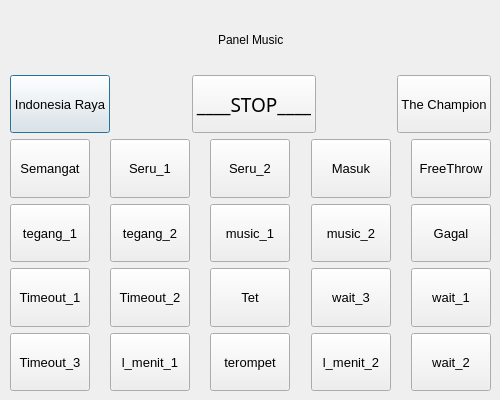
<?xml version="1.0" encoding="UTF-8"?>
<ui version="4.0">
 <class>MusicDialog</class>
 <widget class="QDialog" name="MusicDialog">
  <property name="geometry">
   <rect>
    <x>0</x>
    <y>0</y>
    <width>500</width>
    <height>400</height>
   </rect>
  </property>
  <property name="sizePolicy">
   <sizepolicy hsizetype="Fixed" vsizetype="Fixed">
    <horstretch>0</horstretch>
    <verstretch>0</verstretch>
   </sizepolicy>
  </property>
  <property name="minimumSize">
   <size>
    <width>500</width>
    <height>400</height>
   </size>
  </property>
  <property name="maximumSize">
   <size>
    <width>500</width>
    <height>400</height>
   </size>
  </property>
  <property name="windowTitle">
   <string>Dialog</string>
  </property>
  <widget class="QWidget" name="layoutWidget">
   <property name="geometry">
    <rect>
     <x>10</x>
     <y>10</y>
     <width>481</width>
     <height>381</height>
    </rect>
   </property>
   <layout class="QVBoxLayout" name="verticalLayout" stretch="0,0,0,0,0,0">
    <property name="sizeConstraint">
     <enum>QLayout::SetDefaultConstraint</enum>
    </property>
    <item>
     <layout class="QHBoxLayout" name="horizontalLayout">
      <property name="sizeConstraint">
       <enum>QLayout::SetMaximumSize</enum>
      </property>
      <item>
       <spacer name="horizontalSpacer_9">
        <property name="orientation">
         <enum>Qt::Horizontal</enum>
        </property>
        <property name="sizeHint" stdset="0">
         <size>
          <width>40</width>
          <height>20</height>
         </size>
        </property>
       </spacer>
      </item>
      <item>
       <spacer name="horizontalSpacer_11">
        <property name="orientation">
         <enum>Qt::Horizontal</enum>
        </property>
        <property name="sizeHint" stdset="0">
         <size>
          <width>40</width>
          <height>20</height>
         </size>
        </property>
       </spacer>
      </item>
      <item>
       <widget class="QLabel" name="label">
        <property name="styleSheet">
         <string notr="true">font: 18pt &quot;Noto Sans&quot;;</string>
        </property>
        <property name="text">
         <string>Panel Music</string>
        </property>
       </widget>
      </item>
      <item>
       <spacer name="horizontalSpacer_12">
        <property name="orientation">
         <enum>Qt::Horizontal</enum>
        </property>
        <property name="sizeHint" stdset="0">
         <size>
          <width>40</width>
          <height>20</height>
         </size>
        </property>
       </spacer>
      </item>
      <item>
       <spacer name="horizontalSpacer_10">
        <property name="orientation">
         <enum>Qt::Horizontal</enum>
        </property>
        <property name="sizeHint" stdset="0">
         <size>
          <width>40</width>
          <height>20</height>
         </size>
        </property>
       </spacer>
      </item>
     </layout>
    </item>
    <item>
     <layout class="QHBoxLayout" name="horizontalLayout_7">
      <item>
       <widget class="QPushButton" name="pushButton_indonesia_raya">
        <property name="sizePolicy">
         <sizepolicy hsizetype="Preferred" vsizetype="Preferred">
          <horstretch>0</horstretch>
          <verstretch>0</verstretch>
         </sizepolicy>
        </property>
        <property name="font">
         <font>
          <pointsize>10</pointsize>
         </font>
        </property>
        <property name="text">
         <string>Indonesia Raya</string>
        </property>
       </widget>
      </item>
      <item>
       <spacer name="horizontalSpacer_31">
        <property name="orientation">
         <enum>Qt::Horizontal</enum>
        </property>
        <property name="sizeHint" stdset="0">
         <size>
          <width>40</width>
          <height>20</height>
         </size>
        </property>
       </spacer>
      </item>
      <item>
       <widget class="QPushButton" name="pushButton_stop">
        <property name="sizePolicy">
         <sizepolicy hsizetype="Preferred" vsizetype="Preferred">
          <horstretch>0</horstretch>
          <verstretch>0</verstretch>
         </sizepolicy>
        </property>
        <property name="font">
         <font>
          <family>Noto Sans</family>
          <pointsize>14</pointsize>
          <weight>50</weight>
          <italic>false</italic>
          <bold>false</bold>
         </font>
        </property>
        <property name="styleSheet">
         <string notr="true">font: 14pt &quot;Noto Sans&quot;;</string>
        </property>
        <property name="text">
         <string>____STOP____</string>
        </property>
       </widget>
      </item>
      <item>
       <spacer name="horizontalSpacer_32">
        <property name="orientation">
         <enum>Qt::Horizontal</enum>
        </property>
        <property name="sizeHint" stdset="0">
         <size>
          <width>40</width>
          <height>20</height>
         </size>
        </property>
       </spacer>
      </item>
      <item>
       <widget class="QPushButton" name="pushButton_the_champion">
        <property name="sizePolicy">
         <sizepolicy hsizetype="Preferred" vsizetype="Preferred">
          <horstretch>0</horstretch>
          <verstretch>0</verstretch>
         </sizepolicy>
        </property>
        <property name="font">
         <font>
          <pointsize>10</pointsize>
         </font>
        </property>
        <property name="text">
         <string>The Champion</string>
        </property>
       </widget>
      </item>
     </layout>
    </item>
    <item>
     <layout class="QHBoxLayout" name="horizontalLayout_8">
      <item>
       <widget class="QPushButton" name="pushButton_semangat">
        <property name="sizePolicy">
         <sizepolicy hsizetype="Preferred" vsizetype="Preferred">
          <horstretch>0</horstretch>
          <verstretch>0</verstretch>
         </sizepolicy>
        </property>
        <property name="font">
         <font>
          <pointsize>10</pointsize>
         </font>
        </property>
        <property name="text">
         <string>Semangat</string>
        </property>
       </widget>
      </item>
      <item>
       <spacer name="horizontalSpacer_8">
        <property name="orientation">
         <enum>Qt::Horizontal</enum>
        </property>
        <property name="sizeHint" stdset="0">
         <size>
          <width>40</width>
          <height>20</height>
         </size>
        </property>
       </spacer>
      </item>
      <item>
       <widget class="QPushButton" name="pushButton_seru_1">
        <property name="sizePolicy">
         <sizepolicy hsizetype="Preferred" vsizetype="Preferred">
          <horstretch>0</horstretch>
          <verstretch>0</verstretch>
         </sizepolicy>
        </property>
        <property name="font">
         <font>
          <pointsize>10</pointsize>
         </font>
        </property>
        <property name="text">
         <string>Seru_1</string>
        </property>
       </widget>
      </item>
      <item>
       <spacer name="horizontalSpacer_30">
        <property name="orientation">
         <enum>Qt::Horizontal</enum>
        </property>
        <property name="sizeHint" stdset="0">
         <size>
          <width>40</width>
          <height>20</height>
         </size>
        </property>
       </spacer>
      </item>
      <item>
       <widget class="QPushButton" name="pushButton_seru_2">
        <property name="sizePolicy">
         <sizepolicy hsizetype="Preferred" vsizetype="Preferred">
          <horstretch>0</horstretch>
          <verstretch>0</verstretch>
         </sizepolicy>
        </property>
        <property name="font">
         <font>
          <pointsize>10</pointsize>
         </font>
        </property>
        <property name="text">
         <string>Seru_2</string>
        </property>
       </widget>
      </item>
      <item>
       <spacer name="horizontalSpacer_33">
        <property name="orientation">
         <enum>Qt::Horizontal</enum>
        </property>
        <property name="sizeHint" stdset="0">
         <size>
          <width>40</width>
          <height>20</height>
         </size>
        </property>
       </spacer>
      </item>
      <item>
       <widget class="QPushButton" name="pushButton_masuk">
        <property name="sizePolicy">
         <sizepolicy hsizetype="Preferred" vsizetype="Preferred">
          <horstretch>0</horstretch>
          <verstretch>0</verstretch>
         </sizepolicy>
        </property>
        <property name="font">
         <font>
          <pointsize>10</pointsize>
         </font>
        </property>
        <property name="text">
         <string>Masuk</string>
        </property>
       </widget>
      </item>
      <item>
       <spacer name="horizontalSpacer_34">
        <property name="orientation">
         <enum>Qt::Horizontal</enum>
        </property>
        <property name="sizeHint" stdset="0">
         <size>
          <width>40</width>
          <height>20</height>
         </size>
        </property>
       </spacer>
      </item>
      <item>
       <widget class="QPushButton" name="pushButton_free_throw">
        <property name="sizePolicy">
         <sizepolicy hsizetype="Preferred" vsizetype="Preferred">
          <horstretch>0</horstretch>
          <verstretch>0</verstretch>
         </sizepolicy>
        </property>
        <property name="font">
         <font>
          <pointsize>10</pointsize>
         </font>
        </property>
        <property name="text">
         <string>FreeThrow</string>
        </property>
       </widget>
      </item>
     </layout>
    </item>
    <item>
     <layout class="QHBoxLayout" name="horizontalLayout_9">
      <item>
       <widget class="QPushButton" name="pushButton_tegang_1">
        <property name="sizePolicy">
         <sizepolicy hsizetype="Preferred" vsizetype="Preferred">
          <horstretch>0</horstretch>
          <verstretch>0</verstretch>
         </sizepolicy>
        </property>
        <property name="font">
         <font>
          <pointsize>10</pointsize>
         </font>
        </property>
        <property name="text">
         <string>tegang_1</string>
        </property>
       </widget>
      </item>
      <item>
       <spacer name="horizontalSpacer_38">
        <property name="orientation">
         <enum>Qt::Horizontal</enum>
        </property>
        <property name="sizeHint" stdset="0">
         <size>
          <width>40</width>
          <height>20</height>
         </size>
        </property>
       </spacer>
      </item>
      <item>
       <widget class="QPushButton" name="pushButton_tegang_2">
        <property name="sizePolicy">
         <sizepolicy hsizetype="Preferred" vsizetype="Preferred">
          <horstretch>0</horstretch>
          <verstretch>0</verstretch>
         </sizepolicy>
        </property>
        <property name="font">
         <font>
          <pointsize>10</pointsize>
         </font>
        </property>
        <property name="text">
         <string>tegang_2</string>
        </property>
       </widget>
      </item>
      <item>
       <spacer name="horizontalSpacer_35">
        <property name="orientation">
         <enum>Qt::Horizontal</enum>
        </property>
        <property name="sizeHint" stdset="0">
         <size>
          <width>40</width>
          <height>20</height>
         </size>
        </property>
       </spacer>
      </item>
      <item>
       <widget class="QPushButton" name="pushButton_music">
        <property name="sizePolicy">
         <sizepolicy hsizetype="Preferred" vsizetype="Preferred">
          <horstretch>0</horstretch>
          <verstretch>0</verstretch>
         </sizepolicy>
        </property>
        <property name="font">
         <font>
          <pointsize>10</pointsize>
         </font>
        </property>
        <property name="text">
         <string>music_1</string>
        </property>
       </widget>
      </item>
      <item>
       <spacer name="horizontalSpacer_36">
        <property name="orientation">
         <enum>Qt::Horizontal</enum>
        </property>
        <property name="sizeHint" stdset="0">
         <size>
          <width>40</width>
          <height>20</height>
         </size>
        </property>
       </spacer>
      </item>
      <item>
       <widget class="QPushButton" name="pushButton_music_2">
        <property name="sizePolicy">
         <sizepolicy hsizetype="Preferred" vsizetype="Preferred">
          <horstretch>0</horstretch>
          <verstretch>0</verstretch>
         </sizepolicy>
        </property>
        <property name="font">
         <font>
          <pointsize>10</pointsize>
         </font>
        </property>
        <property name="text">
         <string>music_2</string>
        </property>
       </widget>
      </item>
      <item>
       <spacer name="horizontalSpacer_37">
        <property name="orientation">
         <enum>Qt::Horizontal</enum>
        </property>
        <property name="sizeHint" stdset="0">
         <size>
          <width>40</width>
          <height>20</height>
         </size>
        </property>
       </spacer>
      </item>
      <item>
       <widget class="QPushButton" name="pushButton_gagal">
        <property name="sizePolicy">
         <sizepolicy hsizetype="Preferred" vsizetype="Preferred">
          <horstretch>0</horstretch>
          <verstretch>0</verstretch>
         </sizepolicy>
        </property>
        <property name="font">
         <font>
          <pointsize>10</pointsize>
         </font>
        </property>
        <property name="text">
         <string>Gagal</string>
        </property>
       </widget>
      </item>
     </layout>
    </item>
    <item>
     <layout class="QHBoxLayout" name="horizontalLayout_2">
      <item>
       <widget class="QPushButton" name="pushButton_timeout_1">
        <property name="sizePolicy">
         <sizepolicy hsizetype="Preferred" vsizetype="Preferred">
          <horstretch>0</horstretch>
          <verstretch>0</verstretch>
         </sizepolicy>
        </property>
        <property name="font">
         <font>
          <pointsize>10</pointsize>
         </font>
        </property>
        <property name="text">
         <string>Timeout_1</string>
        </property>
       </widget>
      </item>
      <item>
       <spacer name="horizontalSpacer_40">
        <property name="orientation">
         <enum>Qt::Horizontal</enum>
        </property>
        <property name="sizeHint" stdset="0">
         <size>
          <width>40</width>
          <height>20</height>
         </size>
        </property>
       </spacer>
      </item>
      <item>
       <widget class="QPushButton" name="pushButton_timeout_2">
        <property name="sizePolicy">
         <sizepolicy hsizetype="Preferred" vsizetype="Preferred">
          <horstretch>0</horstretch>
          <verstretch>0</verstretch>
         </sizepolicy>
        </property>
        <property name="font">
         <font>
          <pointsize>10</pointsize>
         </font>
        </property>
        <property name="text">
         <string>Timeout_2</string>
        </property>
       </widget>
      </item>
      <item>
       <spacer name="horizontalSpacer_41">
        <property name="orientation">
         <enum>Qt::Horizontal</enum>
        </property>
        <property name="sizeHint" stdset="0">
         <size>
          <width>40</width>
          <height>20</height>
         </size>
        </property>
       </spacer>
      </item>
      <item>
       <widget class="QPushButton" name="pushButton_tet">
        <property name="sizePolicy">
         <sizepolicy hsizetype="Fixed" vsizetype="Preferred">
          <horstretch>0</horstretch>
          <verstretch>0</verstretch>
         </sizepolicy>
        </property>
        <property name="font">
         <font>
          <pointsize>10</pointsize>
         </font>
        </property>
        <property name="text">
         <string>Tet</string>
        </property>
       </widget>
      </item>
      <item>
       <spacer name="horizontalSpacer_39">
        <property name="orientation">
         <enum>Qt::Horizontal</enum>
        </property>
        <property name="sizeHint" stdset="0">
         <size>
          <width>40</width>
          <height>20</height>
         </size>
        </property>
       </spacer>
      </item>
      <item>
       <widget class="QPushButton" name="pushButton_wait_3">
        <property name="sizePolicy">
         <sizepolicy hsizetype="Preferred" vsizetype="Preferred">
          <horstretch>0</horstretch>
          <verstretch>0</verstretch>
         </sizepolicy>
        </property>
        <property name="font">
         <font>
          <pointsize>10</pointsize>
         </font>
        </property>
        <property name="text">
         <string>wait_3</string>
        </property>
       </widget>
      </item>
      <item>
       <spacer name="horizontalSpacer_42">
        <property name="orientation">
         <enum>Qt::Horizontal</enum>
        </property>
        <property name="sizeHint" stdset="0">
         <size>
          <width>40</width>
          <height>20</height>
         </size>
        </property>
       </spacer>
      </item>
      <item>
       <widget class="QPushButton" name="pushButton_wait_1">
        <property name="sizePolicy">
         <sizepolicy hsizetype="Preferred" vsizetype="Preferred">
          <horstretch>0</horstretch>
          <verstretch>0</verstretch>
         </sizepolicy>
        </property>
        <property name="font">
         <font>
          <pointsize>10</pointsize>
         </font>
        </property>
        <property name="text">
         <string>wait_1</string>
        </property>
       </widget>
      </item>
     </layout>
    </item>
    <item>
     <layout class="QHBoxLayout" name="horizontalLayout_3" stretch="0,0,0,0,0,0,0,0,0">
      <property name="sizeConstraint">
       <enum>QLayout::SetDefaultConstraint</enum>
      </property>
      <item>
       <widget class="QPushButton" name="pushButton_timeout_3">
        <property name="sizePolicy">
         <sizepolicy hsizetype="Preferred" vsizetype="Preferred">
          <horstretch>0</horstretch>
          <verstretch>0</verstretch>
         </sizepolicy>
        </property>
        <property name="font">
         <font>
          <pointsize>10</pointsize>
         </font>
        </property>
        <property name="text">
         <string>Timeout_3</string>
        </property>
       </widget>
      </item>
      <item>
       <spacer name="horizontalSpacer_45">
        <property name="orientation">
         <enum>Qt::Horizontal</enum>
        </property>
        <property name="sizeHint" stdset="0">
         <size>
          <width>40</width>
          <height>20</height>
         </size>
        </property>
       </spacer>
      </item>
      <item>
       <widget class="QPushButton" name="pushButton_l_menit_1">
        <property name="sizePolicy">
         <sizepolicy hsizetype="Preferred" vsizetype="Preferred">
          <horstretch>0</horstretch>
          <verstretch>0</verstretch>
         </sizepolicy>
        </property>
        <property name="font">
         <font>
          <pointsize>10</pointsize>
         </font>
        </property>
        <property name="text">
         <string>l_menit_1</string>
        </property>
       </widget>
      </item>
      <item>
       <spacer name="horizontalSpacer_43">
        <property name="orientation">
         <enum>Qt::Horizontal</enum>
        </property>
        <property name="sizeHint" stdset="0">
         <size>
          <width>40</width>
          <height>20</height>
         </size>
        </property>
       </spacer>
      </item>
      <item>
       <widget class="QPushButton" name="pushButton_terompet">
        <property name="sizePolicy">
         <sizepolicy hsizetype="Preferred" vsizetype="Preferred">
          <horstretch>0</horstretch>
          <verstretch>0</verstretch>
         </sizepolicy>
        </property>
        <property name="font">
         <font>
          <pointsize>10</pointsize>
         </font>
        </property>
        <property name="text">
         <string>terompet</string>
        </property>
       </widget>
      </item>
      <item>
       <spacer name="horizontalSpacer_46">
        <property name="orientation">
         <enum>Qt::Horizontal</enum>
        </property>
        <property name="sizeHint" stdset="0">
         <size>
          <width>40</width>
          <height>20</height>
         </size>
        </property>
       </spacer>
      </item>
      <item>
       <widget class="QPushButton" name="pushButton_l_menit2">
        <property name="sizePolicy">
         <sizepolicy hsizetype="Preferred" vsizetype="Preferred">
          <horstretch>0</horstretch>
          <verstretch>0</verstretch>
         </sizepolicy>
        </property>
        <property name="font">
         <font>
          <pointsize>10</pointsize>
         </font>
        </property>
        <property name="text">
         <string>l_menit_2</string>
        </property>
       </widget>
      </item>
      <item>
       <spacer name="horizontalSpacer_44">
        <property name="orientation">
         <enum>Qt::Horizontal</enum>
        </property>
        <property name="sizeHint" stdset="0">
         <size>
          <width>40</width>
          <height>20</height>
         </size>
        </property>
       </spacer>
      </item>
      <item>
       <widget class="QPushButton" name="pushButton_wait_2">
        <property name="sizePolicy">
         <sizepolicy hsizetype="Preferred" vsizetype="Preferred">
          <horstretch>0</horstretch>
          <verstretch>0</verstretch>
         </sizepolicy>
        </property>
        <property name="font">
         <font>
          <pointsize>10</pointsize>
         </font>
        </property>
        <property name="text">
         <string>wait_2</string>
        </property>
       </widget>
      </item>
     </layout>
    </item>
   </layout>
  </widget>
 </widget>
 <resources/>
 <connections/>
</ui>
